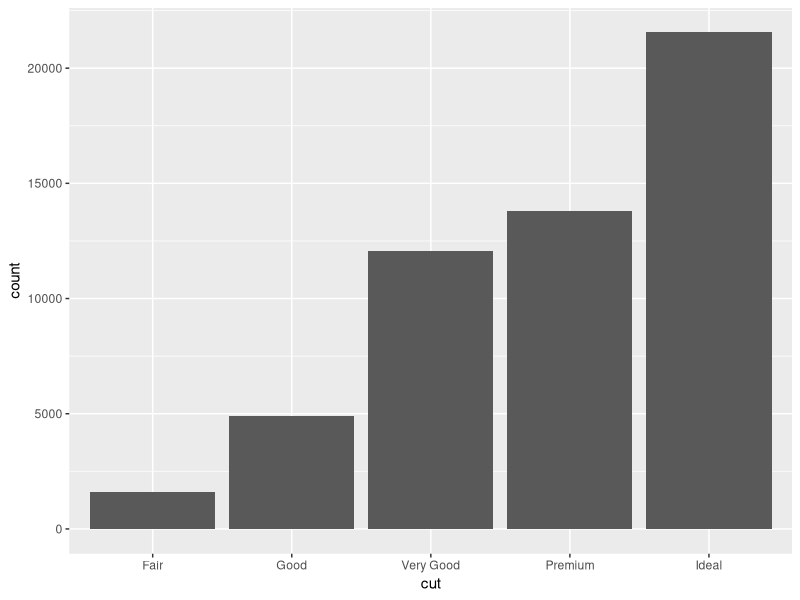
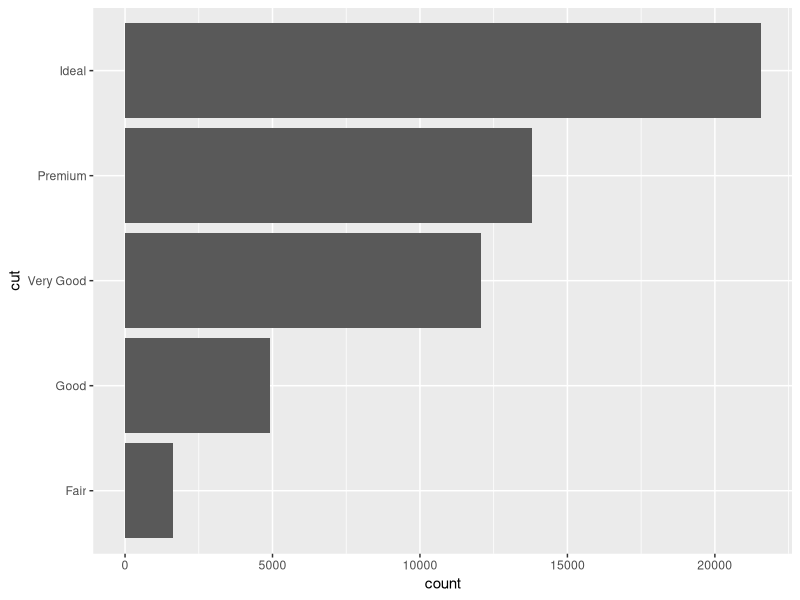
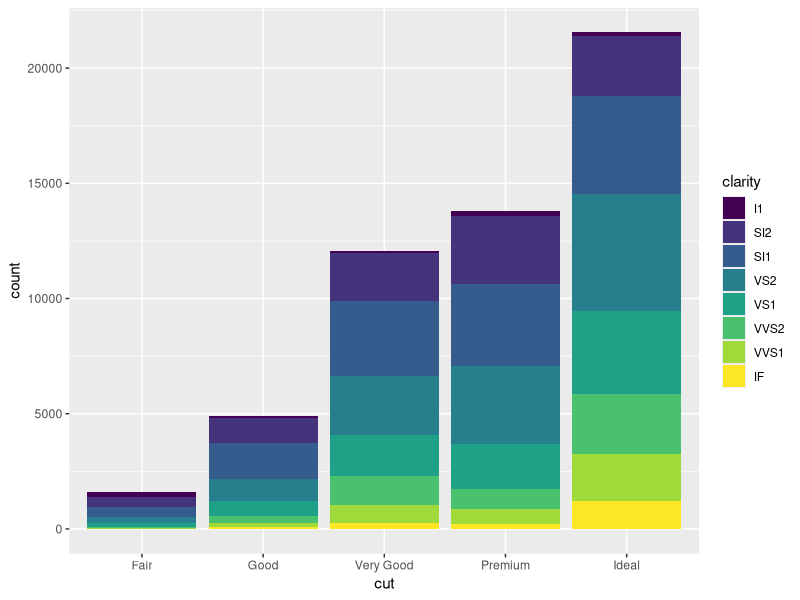
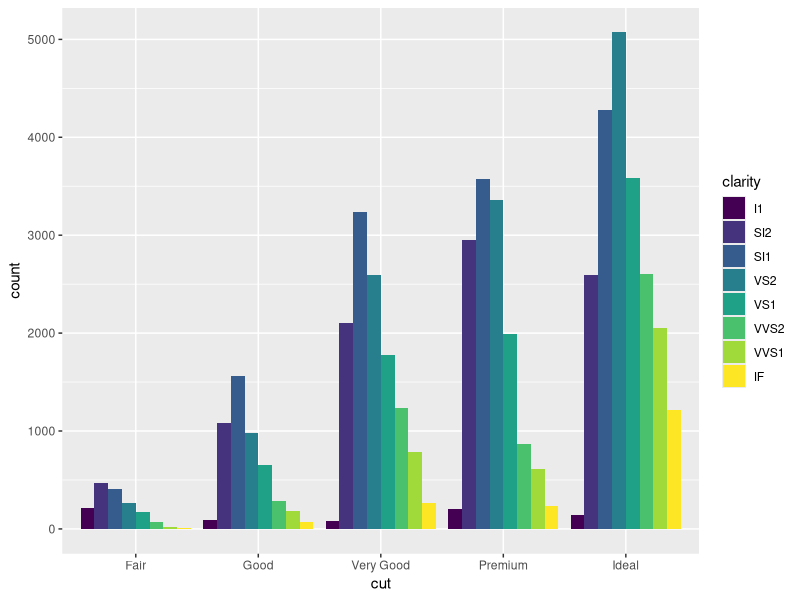
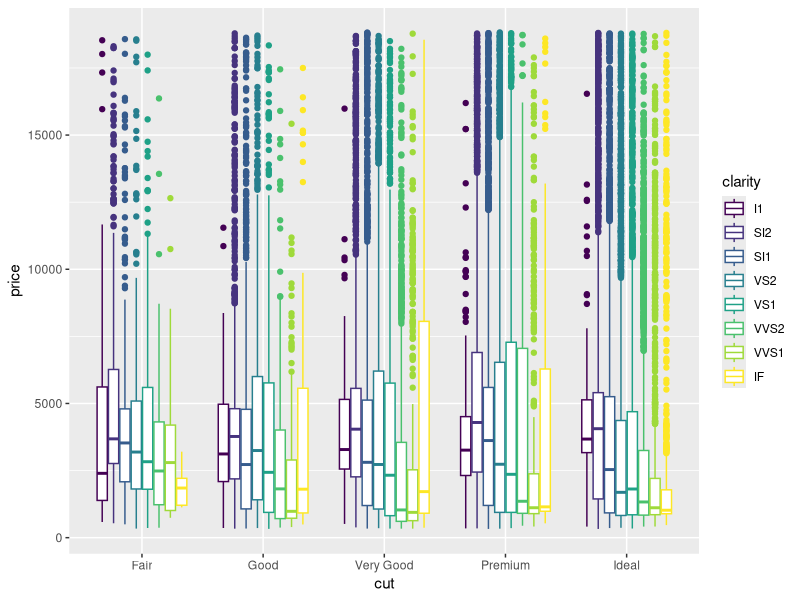
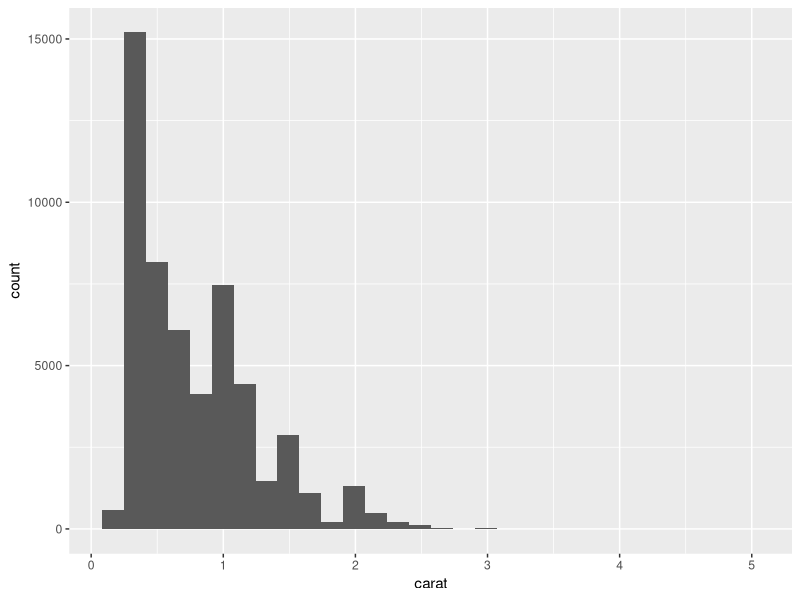
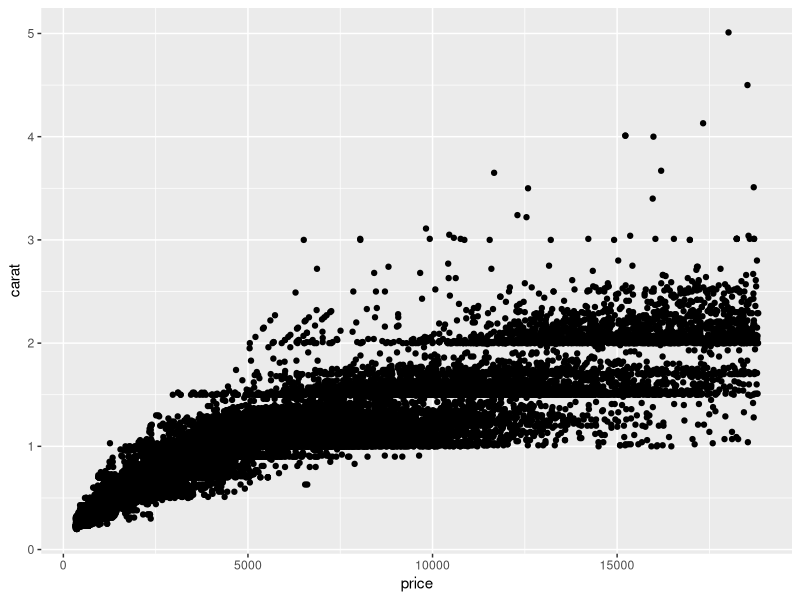
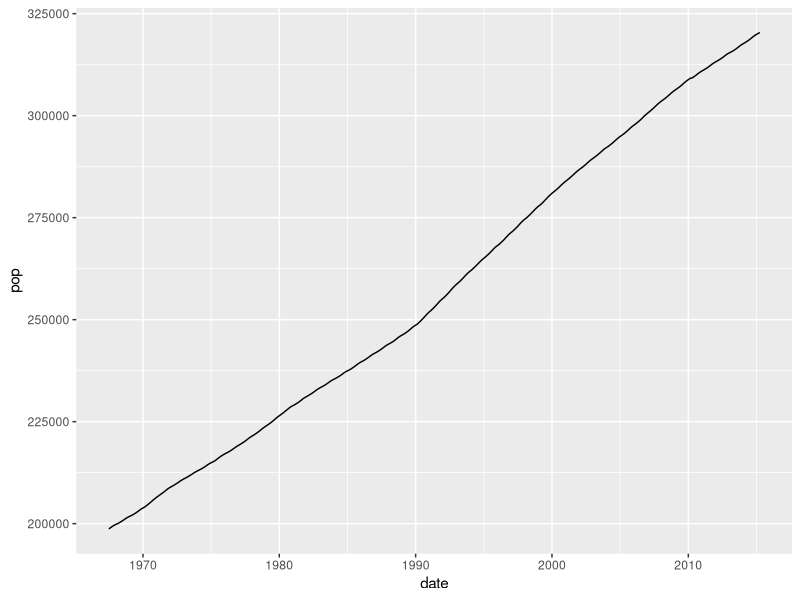

The R source for these figures, in order:
## ---- chunk 1
#install.packages("ggplot2")
library(ggplot2)
## ---- chunk 2
head(diamonds)
## ---- chunk 3
head(economics)
## ---- chunk 4
# Most occurring diamonds (change fill with "fill = ", change line colour with "colour = ")
diamonds |> 
  ggplot(mapping = aes(x = cut)) +
  geom_bar()
## ---- chunk 5
diamonds |> 
  ggplot(mapping = aes(y = cut)) +
  geom_bar()
## ---- chunk 6
diamonds |> 
  ggplot(mapping = aes(x = cut, fill = clarity), position = "fill") +
  geom_bar()
## ---- chunk 7
ggplot(data = diamonds) + 
  geom_bar(mapping = aes(x = cut, fill = clarity), position = "dodge")
## ---- chunk 8
diamonds |> 
  ggplot(mapping = aes(x = cut, y = price, colour = clarity)) +
  geom_boxplot()
## ---- chunk 9
#Check for the distribution of diamond carat
diamonds |> 
  ggplot(aes(x = carat)) +
  geom_histogram()
## ---- chunk 10
# Check for the relationship between diamond price and carat
diamonds |> 
  ggplot(aes(x = price, y = carat)) +
  geom_point()
## ---- chunk 11
economics |> 
  ggplot(aes(x = date, y = pop)) +
  geom_line()
## ---- chunk 12
diamonds |> 
  ggplot(mapping = aes(x = cut, y = price, colour = cut)) +
  geom_boxplot() +
  labs(x = "Cut", y = "Price", title = "Diamond Cut against Price", )
## ---- chunk 13
diamonds |> 
  ggplot(mapping = aes(y = cut, fill = cut)) +
  geom_bar() +
  facet_grid(color ~ .)
## ---- chunk 14
diamonds |> 
  ggplot(mapping = aes(x = cut, y = depth, color = cut)) +
  geom_boxplot()
## ---- chunk 15
economics |> 
  ggplot(mapping = aes(x = date, y = pce)) +
  geom_line()
## ---- chunk 16
diamonds |> 
  ggplot(mapping = aes(x = carat)) +
  geom_histogram()
## ---- chunk 17
diamonds |> 
  ggplot(mapping = aes(x = cut)) +
  geom_bar()
## ---- chunk 18
diamonds |> 
  ggplot() +
  geom_bar(mapping = aes(x = cut))
## ---- chunk 19
ggplot(data = diamonds) +
  geom_bar(mapping = aes(x = cut))
## ---- chunk 20
ggplot(data = diamonds, mapping = aes(x = cut)) +
  geom_bar()
